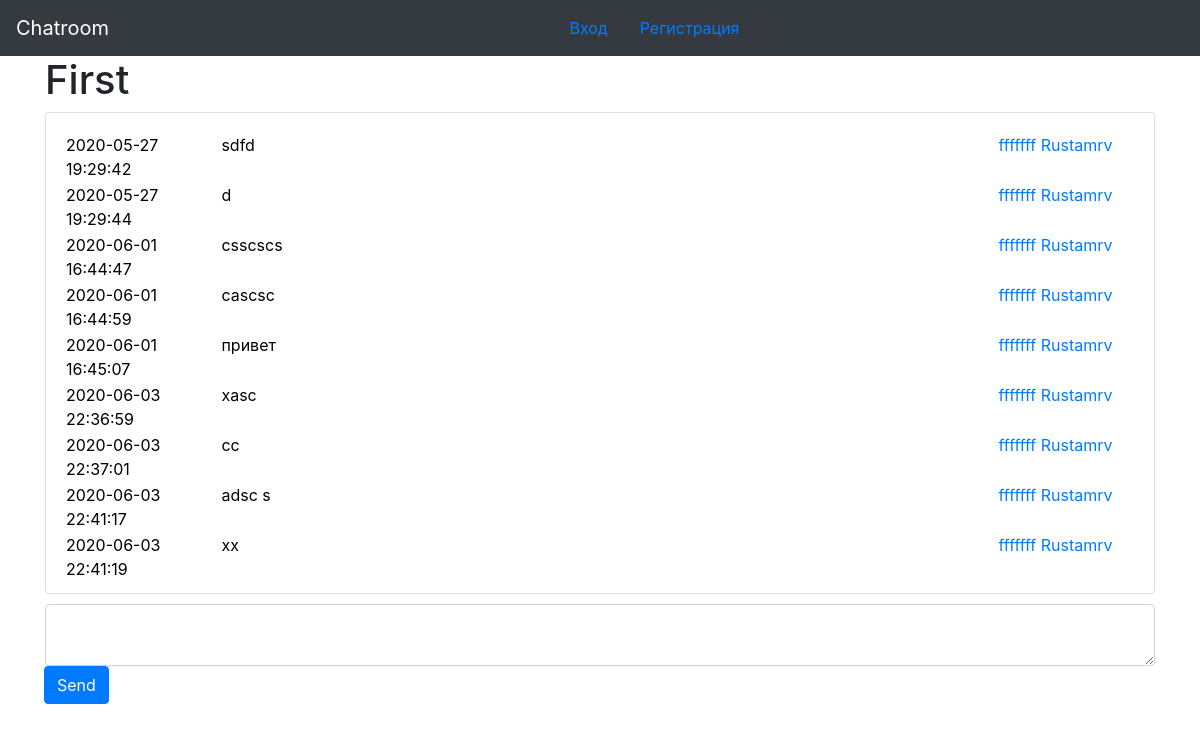
The app's page /chats/1, older data.
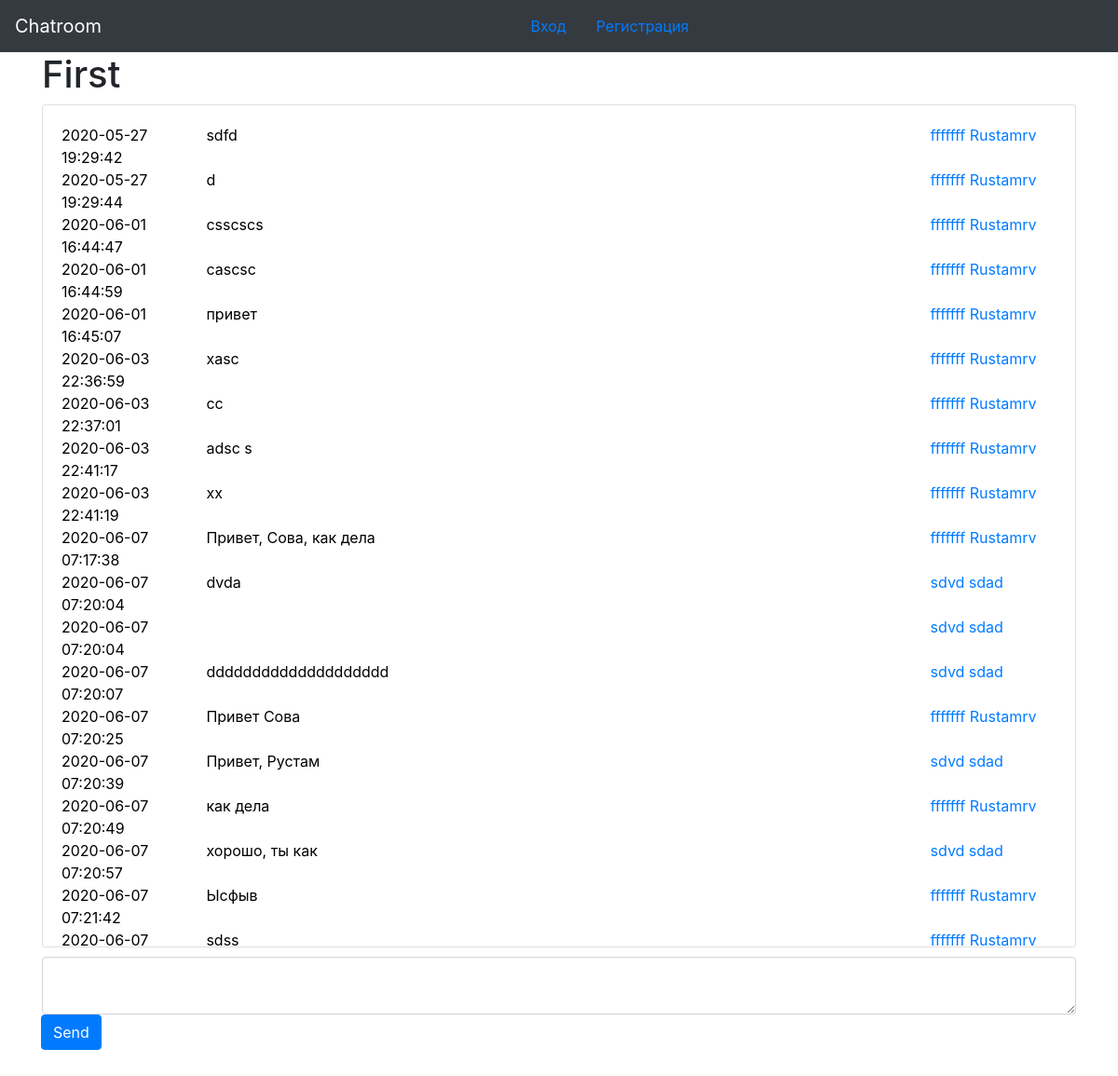
The same page, newer data.
### room/models.py (models this page shows, shortened)
class Message(models.Model):
    sender = models.ForeignKey(Profile, verbose_name="Отправитель",
                               related_name="sender", on_delete=models.CASCADE)
    text = models.TextField()
    created_date = models.DateTimeField("Date created",
                                        auto_now=True, auto_now_add=False)
    room = models.ForeignKey(Room, verbose_name="Chat",
                             on_delete=models.CASCADE)
    recipient = models.ForeignKey(Profile, verbose_name="Получатель",
                                  null=True, blank=True,
                                  related_name="recipient",
                                  on_delete=models.CASCADE)
    read = models.BooleanField(default=False)
    objects = MessageManager()

### accounts/models.py (models this page shows, shortened)
class Profile(AbstractBaseUser, PermissionsMixin):
    email = models.EmailField(unique=True)
    first_name = models.CharField(max_length=255, default="Test")
    last_name = models.CharField(max_length=255, default="Test")
    image = models.FileField(null=True, blank=True, upload_to='upload/')
    birthday = models.DateTimeField(null=True, blank=True)
    is_active = models.BooleanField(default=True)
    is_staff = models.BooleanField(default=False)
    USERNAME_FIELD = 'email'
    REQUIRED_FIELDS = ['first_name', 'last_name']
    objects = UserManager()
    class Meta:
        verbose_name = "user"
        verbose_name_plural = "users"
    def __str__(self):
        return self.full_name
    @property
    def full_name(self):
        return self.last_name + ' ' + self.first_name

### room/views.py (the view)
# urls.py: path('chats/<int:pk>', ChatDetail.as_view(), name='detail'),
class ChatDetail(DetailView):
    model = Room
    template = 'chat_detail.html'
    def get_context_data(self, **kwargs):
        context = super().get_context_data(**kwargs)
        id = self.request.session.get('_auth_user_id')
        user = Profile.objects.get_id(id)
        is_member = MembersRoom.objects.get_member_room(user, self.get_object())
        context['messages'] = Message.objects.all().filter(room=self.get_object())
        context["rooms"] = Room.objects.get_public()
        context["id_user"] = id
        context['is_member'] = is_member
        return context

### accounts/models.py (called while the page is built)
    def get_id(self, id):
        user = self.model(id=id)
        return user

### room/manager.py (called while the page is built)
    def get_public(self):
        return self.filter(type_room='public')

    def queryset(self):
        return RoomQuerySet(self.model, using=self._db)

    def get_public(self):
        return self.queryset().get_public()

    def get_member_room(self, user, room):
        obj = self.filter(user=user, room=room)
        if obj.exists():
            return True
        return False

    def queryset(self):
        return MembersRoomQuerySet(self.model, using=self._db)

    def get_member_room(self, user, room):
        return self.queryset().get_member_room(user, room)

### templates/room/room_detail.html (shortened to what this page needs)
{% extends 'layout/base.html' %}
{% load static %}
{% block content %}
<div class="container">
    <h1 class="bd-title" id="content">{{ object.name }}</h1>
    <div class="card">
        <div class="msg">
            {% for item in messages %}
            <div class="msg_print">
                <div class="time">
                    {{item.created_date|date:"Y-m-d H:i:s"}}
                </div>
                <div class="msg_container">
                    {{item.text}}
                </div>
                <div class="author">
                    <a href="{% url 'profile' pk=item.sender.id %}" class="">{{item.sender}}</a>
                </div>
            </div>
            {% endfor %}
        </div>
    </div>
    <div class="send">
        <textarea class="form-control" id="text"></textarea>
        <div class="input-group-append">
            <button type="button" id="chat-message-submit" class="btn btn-primary">Send</button>
        </div>
    </div>
</div>
{% endblock content %}

Row changes from the older to the newer data that the page shows:
added Message: created_date "2020-06-07 07:17:38", text "Привет, Сова, как дела", sender "fffffff Rustamrv"
added Message: created_date "2020-06-07 07:20:04", text "dvda", sender "sdvd sdad"
added Message: created_date "2020-06-07 07:20:04", sender "sdvd sdad"
added Message: created_date "2020-06-07 07:20:07", text "dddddddddddddddddddd", sender "sdvd sdad"
added Message: created_date "2020-06-07 07:20:25", text "Привет Сова", sender "fffffff Rustamrv"
added Message: created_date "2020-06-07 07:20:39", text "Привет, Рустам", sender "sdvd sdad"
added Message: created_date "2020-06-07 07:20:49", text "как дела", sender "fffffff Rustamrv"
added Message: created_date "2020-06-07 07:20:57", text "хорошо, ты как", sender "sdvd sdad"
added Message: created_date "2020-06-07 07:21:42", text "Ысфыв", sender "fffffff Rustamrv"
added Message: created_date "2020-06-07…", text "sdss", sender "fffffff Rustamrv"
